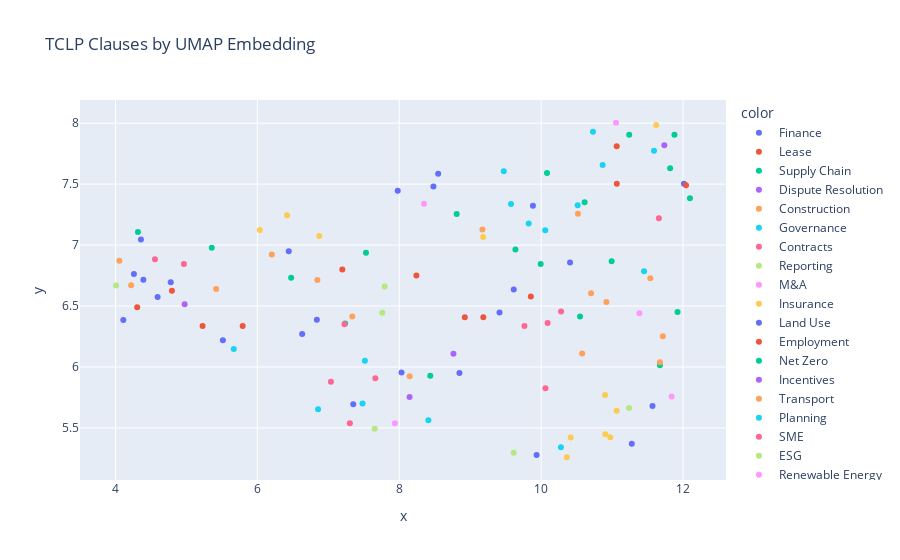

Write notebook code for a chart like this one.
### Code cell
import plotly.express as px

fig = px.scatter(
    x=embedding_2d[:, 0],
    y=embedding_2d[:, 1],
    color=clause_tags['PrimaryTag'],
    hover_data={
        "Clause": clause_tags['Clause'],
        "Tags": clause_tags['Tag'],
    },
    title="TCLP Clauses by UMAP Embedding"
)
fig.show()

### Figure 1 — Plotly figure (JSON) as saved in the notebook; plotly's stock layout.template omitted (floating-point values rounded to 4 significant figures)
{"data": [{"customdata": [["A Beginner’s Guide and Checklist for Accessing Sustainability-Linked Loans (SLLs)", ["Finance", "Net Zero"]], ["Capital Markets ESG Due Diligence Questionnaire", ["Finance", "Reporting", "ESG"]], ["Climate Purchase Agreement and Underwriting Sponsor Warranties", ["Finance", "Governance", "Net Zero", "Contracts"]], ["Climate Standard Transaction Terms", ["Finance", "Net Zero", "Contracts"]], ["Climate-Related Disclosure in Loans", ["Finance", "Reporting", "Net Zero"]], ["Debt Finance Clauses (and LMA Facility Amendments) Promoting Sustainable Water Usage", ["Finance", "Net Zero"]], ["Environmental Targets for a Limited Partnership Agreement", ["Finance", "ESG", "Net Zero"]], ["ESG-Linked Pricing Adjustment for Derivatives Transactions", ["Finance", "ESG", "Net Zero"]], ["Facility Agreement Clauses Promoting Sustainability-Linked Loans within the Cement Industry", ["Finance", "Construction", "Net Zero"]], ["GHG Emissions Management Plans in Infrastructure and Construction Project Finance", ["Finance", "Construction", "Net Zero"]], ["Green Investment Obligations", ["Finance", "Governance", "Net Zero"]], ["Green Loan “Starter Pack”", ["Finance", "Net Zero"]], ["Green or Sustainability-Linked Lending Requirement", ["Finance", "Net Zero", "ESG"]], ["Interest Ratchet Clause for Carbon Saving", ["Finance", "Net Zero", "Incentives"]], ["Late Payment – Green Interest Remedies", ["Finance", "Net Zero", "Incentives"]], ["Management Equity Ratchet Terms", ["Finance", "ESG", "Incentives"]], ["Net Zero Convertible Loan Note", ["Finance", "Net Zero", "ESG"]], ["Sustainability-Linked Loans", ["Finance", "Lending", "ESG"]]], "hovertemplate": "color=Finance<br>x=%{x}<br>y=%{y}<br>Clause=%{customdata[0]}<br>Tags=%{customdata[1]}<extra></extra>", "legendgroup": "Finance", "marker": {"color": "#636efa", "symbol": "circle"}, "mode": "markers", "name": "Finance", "orientation": "v", "showlegend": true, "type": "scatter", "x": [4.359, 7.351, 12.01, 9.884, 5.514, 4.11, 4.779, 9.935, 4.594, 11.28, 8.032, 4.393, 7.978, 8.548, 4.26, 8.482, 11.57, 6.442], "xaxis": "x", "y": [7.046, 5.694, 7.503, 7.323, 6.22, 6.385, 6.696, 5.278, 6.575, 5.37, 5.955, 6.716, 7.445, 7.585, 6.762, 7.48, 5.68, 6.95], "yaxis": "y"}, {"customdata": [["Allocating Scope 1, 2 and 3 Emissions for Leased Assets", ["Lease", "Reporting", "Net Zero"]], ["Commercial Lease: Alterations (improve environmental performance)", ["Lease", "Net Zero", "Contracts"]], ["Commercial Lease: Repairs and Alterations (circular economy)", ["Lease", "Net Zero", "Contracts"]], ["Green Assured Shorthold Tenancy (AST) Clauses", ["Lease", "Net Zero", "Renewables", "Incentives"]], ["Green Residential Lease Clauses", ["Lease", "Net Zero"]], ["Green Service Charge Provisions for Commercial Leases", ["Lease", "Net Zero", "Governance"]], ["Landlord and Tenant Obligations to Create Additionality in Renewable Electricity Generation", ["Lease", "Renewables", "Net Zero"]], ["Lease: Renewable Energy Obligations", ["Lease", "Net Zero", "Renewables"]]], "hovertemplate": "color=Lease<br>x=%{x}<br>y=%{y}<br>Clause=%{customdata[0]}<br>Tags=%{customdata[1]}<extra></extra>", "legendgroup": "Lease", "marker": {"color": "#EF553B", "symbol": "circle"}, "mode": "markers", "name": "Lease", "orientation": "v", "showlegend": true, "type": "scatter", "x": [4.306, 9.184, 5.228, 7.197, 8.923, 12.04, 9.854, 4.795], "xaxis": "x", "y": [6.49, 6.407, 6.336, 6.801, 6.408, 7.492, 6.578, 6.626], "yaxis": "y"}, {"customdata": [["Auditing Water Usage in Supply Chains", ["Supply Chain", "Net Zero", "Reporting"]], ["Carbon Contract Clauses for Environmental Performance, and Associated Incentives and Remedies", ["Supply Chain", "Contracts", "Net Zero", "Incentives"]], ["Carbon Footprint Reduction – Mutual Notification Right (Carbon Footprint Reduction Notice)", ["Supply Chain", "Contracts", "Net Zero"]], ["Circular Economy Product Design Obligation", ["Supply Chain", "Net Zero", "Incentives"]], ["Climate Change Due Diligence Questionnaire for Suppliers", ["Supply Chain", "Reporting", "Net Zero"]], ["Climate-Linked Product Surveillance", ["Supply Chain", "Net Zero", "Contracts"]], ["Green Supplier Agreement Terms", ["Supply Chain", "Net Zero", "Contracts"]], ["Net Zero Target Supply Chain Cascade Clauses", ["Supply Chain", "Net Zero", "Contracts"]], ["Reducing Supply Chain Food Waste", ["Supply Chain", "Food", "ESG"]], ["Supplier Environmental Threshold Obligations", ["Supply Chain", "Emissions", "Contracts"]], ["Supply Chain Emissions Scorecard", ["Supply Chain", "Reporting", "Risk"]], ["Supply Chain Sustainable Land Use Clause and Questionnaire", ["Supply Chain", "Land Use", "ESG"]], ["Supply: Renewable Energy Requirements", ["Supply Chain", "Renewable Energy"]], ["Supply: Termination for Greener Supplier", ["Supply Chain", "Contracts", "Termination"]], ["Sustainability Clauses in Supply Chain Contracts", ["Supply Chain", "ESG", "Contracts"]], ["Target Product Carbon Footprint (Schedule for Consumer Goods Contracts)", ["Supply Chain", "Scope 3", "Emissions"]], ["The ‘Green Supplier’ Contract – A Standardised Contractual Pricing Model", ["Supply Chain", "Emissions", "Incentives"]], ["The Net Zero Standard for Suppliers", ["Supply Chain", "Emissions", "Reporting"]]], "hovertemplate": "color=Supply Chain<br>x=%{x}<br>y=%{y}<br>Clause=%{customdata[0]}<br>Tags=%{customdata[1]}<extra></extra>", "legendgroup": "Supply Chain", "marker": {"color": "#00cc96", "symbol": "circle"}, "mode": "markers", "name": "Supply Chain", "orientation": "v", "showlegend": true, "type": "scatter", "x": [11.92, 9.637, 10.99, 7.236, 11.24, 11.82, 10.55, 9.993, 11.88, 10.61, 4.317, 8.437, 5.357, 7.531, 12.1, 8.809, 6.476, 11.67], "xaxis": "x", "y": [6.452, 6.963, 6.866, 6.356, 7.906, 7.631, 6.414, 6.844, 7.906, 7.352, 7.107, 5.928, 6.977, 6.937, 7.385, 7.255, 6.733, 6.015], "yaxis": "y"}, {"customdata": [["Avoiding Excessive Paperwork in Dispute Resolution", ["Dispute Resolution", "Net Zero"]], ["Green Litigation and Arbitration Protocols", ["Dispute Resolution", "Governance", "Net Zero"]], ["Low Carbon Arbitrations", ["Dispute Resolution", "Net Zero"]]], "hovertemplate": "color=Dispute Resolution<br>x=%{x}<br>y=%{y}<br>Clause=%{customdata[0]}<br>Tags=%{customdata[1]}<extra></extra>", "legendgroup": "Dispute Resolution", "marker": {"color": "#ab63fa", "symbol": "circle"}, "mode": "markers", "name": "Dispute Resolution", "orientation": "v", "showlegend": true, "type": "scatter", "x": [8.145, 8.763, 11.74], "xaxis": "x", "y": [5.755, 6.108, 7.819], "yaxis": "y"}, {"customdata": [["Benchmarking of Project Greenhouse Gas Emissions", ["Construction", "Net Zero", "Supply Chain"]], ["Climate Aligned Construction Waste Management", ["Construction", "Net Zero"]], ["Climate Standard of Care (Construction)", ["Construction", "Net Zero"]], ["Climate-Resilient Landscape Design Contracts", ["Construction", "Land Use", "Biodiversity"]], ["Construction: Procuring Materials and Carbon Budgets", ["Construction", "Net Zero", "Contracts"]], ["JCT Energy Efficiency and Environmental Obligations", ["Construction", "Net Zero", "Contracts"]], ["MMC and Net Zero Provisions for Construction or Development Agreements", ["Construction", "Net Zero", "Contracts"]], ["Net Zero Aligned Construction Modifications", ["Construction", "Net Zero"]], ["Net Zero Obligations in FIDIC EPC Contracts", ["Construction", "Net Zero", "Contracts"]], ["Subcontractor/ Supplier Self-Assessment Climate Questionnaire (Construction)", ["Construction", "Supply Chain", "ESG"]], ["Sustainability Enterprise Delivery Measures within Construction Works Task Orders", ["Construction", "Metrics", "Resilience"]], ["Sustainability KPIs in Construction Works Task Orders", ["Construction", "Metrics", "ESG"]], ["Sustainable On Site Working Practices", ["Construction", "Energy Efficiency"]]], "hovertemplate": "color=Construction<br>x=%{x}<br>y=%{y}<br>Clause=%{customdata[0]}<br>Tags=%{customdata[1]}<extra></extra>", "legendgroup": "Construction", "marker": {"color": "#FFA15A", "symbol": "circle"}, "mode": "markers", "name": "Construction", "orientation": "v", "showlegend": true, "type": "scatter", "x": [11.67, 10.58, 6.845, 4.221, 11.54, 8.146, 10.7, 10.92, 9.172, 4.055, 7.337, 5.419, 11.72], "xaxis": "x", "y": [6.038, 6.11, 6.714, 6.67, 6.727, 5.924, 6.604, 6.534, 7.128, 6.871, 6.415, 6.641, 6.253], "yaxis": "y"}, {"customdata": [["Board Minutes: Consideration of Climate Change Factors", ["Governance", "Net Zero"]], ["Board Paper Implementing Net Zero for SMEs", ["Governance", "Net Zero"]], ["Climate Lobbying and Responsible Investments: Policy Requirements", ["Governance", "Net Zero", "Finance"]], ["Environmental Business Charter", ["Governance", "Net Zero"]], ["ESG Aligned Company Articles", ["Governance", "ESG", "Net Zero"]], ["Green Company Articles", ["Governance", "Net Zero"]], ["Green Shareholders’ Agreement (Short Form for SMEs)", ["Governance", "SMEs", "Net Zero"]], ["Green Shareholders’ Agreement", ["Governance", "Net Zero", "ESG"]], ["Indigenous/ Local Knowledge in Board Director Appointments", ["Governance", "ESG"]], ["Net Zero Within Company Whistleblowing Policies", ["Governance", "Net Zero", "Employment"]], ["Paris Aligned Company Articles", ["Governance", "ESG", "Net Zero"]], ["Shareholder Resolutions Relating to a Company’s Climate Change Commitments", ["Governance", "Net Zero", "Reporting"]], ["Sustainability Reporting Clause for the Constitution of a Private Limited Company", ["Governance", "Reporting", "ESG"]], ["Template Board Paper for Significant Contracts/ Transactions", ["Governance", "Risk", "Contracts"]]], "hovertemplate": "color=Governance<br>x=%{x}<br>y=%{y}<br>Clause=%{customdata[0]}<br>Tags=%{customdata[1]}<extra></extra>", "legendgroup": "Governance", "marker": {"color": "#19d3f3", "symbol": "circle"}, "mode": "markers", "name": "Governance", "orientation": "v", "showlegend": true, "type": "scatter", "x": [6.855, 5.667, 8.41, 7.515, 10.28, 10.51, 10.06, 9.575, 10.87, 11.59, 10.73, 9.473, 9.824, 7.482], "xaxis": "x", "y": [5.653, 6.147, 5.562, 6.051, 5.342, 7.327, 7.121, 7.336, 7.658, 7.774, 7.93, 7.605, 7.177, 5.699], "yaxis": "y"}, {"customdata": [["Climate Change Clauses for Heads of Terms", ["Contracts", "Net Zero"]], ["Climate Contract Risk Sharing (ex Force Majeure)", ["Contracts", "Net Zero", "Dispute Resolution"]], ["Climate Purposed NDA Terms (Confidentiality Agreement)", ["Contracts", "Net Zero"]], ["Climate Recitals", ["Contracts", "Net Zero"]], ["Climate-Linked Contractual Discretions", ["Contracts", "Net Zero", "Incentives"]], ["Coolerplate Clauses (Climate Aligned Boilerplate)", ["Contracts", "Net Zero"]], ["Green Termination Provision (Short Form)", ["Contracts", "Net Zero", "Procurement"]], ["Green Transaction Execution Protocols", ["Contracts", "Net Zero"]], ["Intellectual Property: Free Licence for Climate Purposes", ["Contracts", "ESG"]], ["Sponsorship Agreement: Net Zero Outcome", ["Contracts", "Net Zero", "Marketing"]]], "hovertemplate": "color=Contracts<br>x=%{x}<br>y=%{y}<br>Clause=%{customdata[0]}<br>Tags=%{customdata[1]}<extra></extra>", "legendgroup": "Contracts", "marker": {"color": "#FF6692", "symbol": "circle"}, "mode": "markers", "name": "Contracts", "orientation": "v", "showlegend": true, "type": "scatter", "x": [7.304, 11.66, 10.06, 4.556, 7.227, 9.764, 7.662, 7.036, 10.09, 10.28], "xaxis": "x", "y": [5.539, 7.221, 5.826, 6.884, 6.351, 6.336, 5.907, 5.878, 6.362, 6.455], "yaxis": "y"}, {"customdata": [["Climate Checklist for Prospectuses and Other Public Offering Documents", ["Reporting", "Net Zero", "Finance"]], ["Climate Policy Footprint", ["Reporting", "Governance", "Net Zero"]], ["CLLS Certificate of Title: Climate Change Disclosures", ["Reporting", "Real Estate", "Net Zero"]], ["Film Production: Carbon Footprint Disclosure", ["Reporting", "Contracts", "Net Zero"]], ["Report on Title – Climate Change Clauses", ["Reporting", "Real Estate", "Risk"]]], "hovertemplate": "color=Reporting<br>x=%{x}<br>y=%{y}<br>Clause=%{customdata[0]}<br>Tags=%{customdata[1]}<extra></extra>", "legendgroup": "Reporting", "marker": {"color": "#B6E880", "symbol": "circle"}, "mode": "markers", "name": "Reporting", "orientation": "v", "showlegend": true, "type": "scatter", "x": [9.613, 11.24, 7.794, 4.008, 7.761], "xaxis": "x", "y": [5.295, 5.663, 6.661, 6.668, 6.444], "yaxis": "y"}, {"customdata": [["Climate Due Diligence Questionnaire for M&A Transactions", ["M&A", "Reporting", "Net Zero"]], ["Green Acquisition Obligations", ["M&A", "Net Zero", "Incentives"]], ["Net Zero Completion Adjustment Clause", ["M&A", "Finance", "Net Zero", "Incentives"]], ["SPA/ Investment Agreement: Disclosure of Climate Change Plans", ["M&A", "Disclosure", "Net Zero"]]], "hovertemplate": "color=M&A<br>x=%{x}<br>y=%{y}<br>Clause=%{customdata[0]}<br>Tags=%{customdata[1]}<extra></extra>", "legendgroup": "M&A", "marker": {"color": "#FF97FF", "symbol": "circle"}, "mode": "markers", "name": "M&A", "orientation": "v", "showlegend": true, "type": "scatter", "x": [7.938, 11.84, 8.348, 11.05], "xaxis": "x", "y": [5.539, 5.758, 7.339, 8.004], "yaxis": "y"}, {"customdata": [["Climate-Related Knowledge Sharing Between Insurer and Insured", ["Insurance", "Net Zero", "Governance"]], ["Climate-Related Liability Cover (Commercial Insureds)", ["Insurance", "Net Zero", "Dispute Resolution"]], ["Condition to Liability Cover for Climate-Related Claims (Commercial Insureds)", ["Insurance", "Net Zero", "Governance"]], ["General Condition to Commercial Insurance Policies: Climate Change Risk Assessment", ["Insurance", "Net Zero", "Governance"]], ["Green Dispute Reporting in After the Event Insurance Policies", ["Insurance", "Dispute Resolution", "Governance"]], ["Incentives for Insured Parties to Disclose and Meet GHG Emissions Targets", ["Insurance", "Net Zero", "Incentives"]], ["Insurance Premium Adjustment for D&O Climate-related Financial Disclosures", ["Insurance", "Net Zero", "Reporting", "Governance"]], ["Insurance: Disclosure and Mitigation of Pending Climate Change Litigation", ["Insurance", "Dispute Resolution", "Governance"]], ["Parametric Insurance Incentives for the Protection of Coral Reefs", ["Insurance", "Biodiversity", "Adaptation"]], ["Repair or Refurbishment in Insurance Claims", ["Insurance", "Circular Economy"]]], "hovertemplate": "color=Insurance<br>x=%{x}<br>y=%{y}<br>Clause=%{customdata[0]}<br>Tags=%{customdata[1]}<extra></extra>", "legendgroup": "Insurance", "marker": {"color": "#FECB52", "symbol": "circle"}, "mode": "markers", "name": "Insurance", "orientation": "v", "showlegend": true, "type": "scatter", "x": [9.181, 10.9, 6.418, 10.42, 10.9, 10.36, 11.06, 10.97, 6.034, 6.873], "xaxis": "x", "y": [7.067, 5.449, 7.245, 5.421, 5.77, 5.259, 5.641, 5.423, 7.124, 7.074], "yaxis": "y"}, {"customdata": [["Conservation Covenant for Soil Preservation and Enhancement", ["Land Use", "Biodiversity", "Net Zero"]], ["Heads of Terms for Landowner Collaboration on Environmental Schemes", ["Land Use", "Finance", "Net Zero", "Incentives"]], ["Land: Sustainable Soil Management", ["Land Use", "ESG"]], ["Net Zero Land Promotion Agreement", ["Land Use", "Net Zero", "Planning"]], ["Promotion of Carbon Sinks and Ecological Restoration in Lettings of Rural Land", ["Land Use", "Biodiversity", "Carbon Removal"]], ["Promotion of Regenerative Farming Methods through Profit of Pasturage Agreements", ["Land Use", "Agriculture", "Biodiversity"]]], "hovertemplate": "color=Land Use<br>x=%{x}<br>y=%{y}<br>Clause=%{customdata[0]}<br>Tags=%{customdata[1]}<extra></extra>", "legendgroup": "Land Use", "marker": {"color": "#636efa", "symbol": "circle"}, "mode": "markers", "name": "Land Use", "orientation": "v", "showlegend": true, "type": "scatter", "x": [9.412, 9.613, 8.848, 10.41, 6.838, 6.631], "xaxis": "x", "y": [6.446, 6.635, 5.95, 6.858, 6.388, 6.271], "yaxis": "y"}, {"customdata": [["Employee Climate Engagement Provisions", ["Employment", "Net Zero", "Governance"]], ["Employer-Employee Environmental Obligations", ["Employment", "Net Zero"]], ["ESG-Based Performance Conditions for Employee Incentive Awards", ["Employment", "ESG", "Net Zero"]], ["Net Zero Culture Employment Handbook", ["Employment", "Net Zero", "Governance"]]], "hovertemplate": "color=Employment<br>x=%{x}<br>y=%{y}<br>Clause=%{customdata[0]}<br>Tags=%{customdata[1]}<extra></extra>", "legendgroup": "Employment", "marker": {"color": "#EF553B", "symbol": "circle"}, "mode": "markers", "name": "Employment", "orientation": "v", "showlegend": true, "type": "scatter", "x": [11.07, 5.792, 8.241, 11.06], "xaxis": "x", "y": [7.504, 6.337, 6.751, 7.811], "yaxis": "y"}, {"customdata": [["Entire Business Net Zero Objectives", ["Net Zero", "Governance"]]], "hovertemplate": "color=Net Zero<br>x=%{x}<br>y=%{y}<br>Clause=%{customdata[0]}<br>Tags=%{customdata[1]}<extra></extra>", "legendgroup": "Net Zero", "marker": {"color": "#00cc96", "symbol": "circle"}, "mode": "markers", "name": "Net Zero", "orientation": "v", "showlegend": true, "type": "scatter", "x": [10.08], "xaxis": "x", "y": [7.592], "yaxis": "y"}, {"customdata": [["Gain-Share Incentive for Reducing GHG Emissions", ["Incentives", "Net Zero", "Contracts"]]], "hovertemplate": "color=Incentives<br>x=%{x}<br>y=%{y}<br>Clause=%{customdata[0]}<br>Tags=%{customdata[1]}<extra></extra>", "legendgroup": "Incentives", "marker": {"color": "#ab63fa", "symbol": "circle"}, "mode": "markers", "name": "Incentives", "orientation": "v", "showlegend": true, "type": "scatter", "x": [4.975], "xaxis": "x", "y": [6.515], "yaxis": "y"}, {"customdata": [["Greener and More Efficient HGVs in Road and Multimodal Transport Agreements", ["Transport", "Net Zero", "Supply Chain"]], ["Open Source Data Sharing: Enabling Sustainable Mobility for Cities", ["Transport", "Data", "ESG"]]], "hovertemplate": "color=Transport<br>x=%{x}<br>y=%{y}<br>Clause=%{customdata[0]}<br>Tags=%{customdata[1]}<extra></extra>", "legendgroup": "Transport", "marker": {"color": "#FFA15A", "symbol": "circle"}, "mode": "markers", "name": "Transport", "orientation": "v", "showlegend": true, "type": "scatter", "x": [6.203, 10.52], "xaxis": "x", "y": [6.923, 7.257], "yaxis": "y"}, {"customdata": [["Securing Net Zero in Planning Development Projects", ["Planning", "Net Zero", "Construction"]]], "hovertemplate": "color=Planning<br>x=%{x}<br>y=%{y}<br>Clause=%{customdata[0]}<br>Tags=%{customdata[1]}<extra></extra>", "legendgroup": "Planning", "marker": {"color": "#19d3f3", "symbol": "circle"}, "mode": "markers", "name": "Planning", "orientation": "v", "showlegend": true, "type": "scatter", "x": [11.45], "xaxis": "x", "y": [6.786], "yaxis": "y"}, {"customdata": [["SME’s Net Zero Objectives", ["SME", "Contracts", "Net Zero"]]], "hovertemplate": "color=SME<br>x=%{x}<br>y=%{y}<br>Clause=%{customdata[0]}<br>Tags=%{customdata[1]}<extra></extra>", "legendgroup": "SME", "marker": {"color": "#FF6692", "symbol": "circle"}, "mode": "markers", "name": "SME", "orientation": "v", "showlegend": true, "type": "scatter", "x": [4.965], "xaxis": "x", "y": [6.845], "yaxis": "y"}, {"customdata": [["Stakeholder Company Climate Questionnaire", ["ESG", "Disclosure", "Governance"]]], "hovertemplate": "color=ESG<br>x=%{x}<br>y=%{y}<br>Clause=%{customdata[0]}<br>Tags=%{customdata[1]}<extra></extra>", "legendgroup": "ESG", "marker": {"color": "#B6E880", "symbol": "circle"}, "mode": "markers", "name": "ESG", "orientation": "v", "showlegend": true, "type": "scatter", "x": [7.653], "xaxis": "x", "y": [5.493], "yaxis": "y"}, {"customdata": [["Transparent Sourcing of Greener, Fairer Renewable Energy", ["Renewable Energy", "Supply Chain", "ESG"]]], "hovertemplate": "color=Renewable Energy<br>x=%{x}<br>y=%{y}<br>Clause=%{customdata[0]}<br>Tags=%{customdata[1]}<extra></extra>", "legendgroup": "Renewable Energy", "marker": {"color": "#FF97FF", "symbol": "circle"}, "mode": "markers", "name": "Renewable Energy", "orientation": "v", "showlegend": true, "type": "scatter", "x": [11.38], "xaxis": "x", "y": [6.442], "yaxis": "y"}, {"customdata": [["TV Production: Promotion of Sustainable Consumption and Travel", ["Media", "Consumption", "Transport"]]], "hovertemplate": "color=Media<br>x=%{x}<br>y=%{y}<br>Clause=%{customdata[0]}<br>Tags=%{customdata[1]}<extra></extra>", "legendgroup": "Media", "marker": {"color": "#FECB52", "symbol": "circle"}, "mode": "markers", "name": "Media", "orientation": "v", "showlegend": true, "type": "scatter", "x": [11.62], "xaxis": "x", "y": [7.985], "yaxis": "y"}], "layout": {"legend": {"title": {"text": "color"}, "tracegroupgap": 0}, "title": {"text": "TCLP Clauses by UMAP Embedding"}, "xaxis": {"anchor": "y", "domain": [0, 1], "title": {"text": "x"}}, "yaxis": {"anchor": "x", "domain": [0, 1], "title": {"text": "y"}}}}
